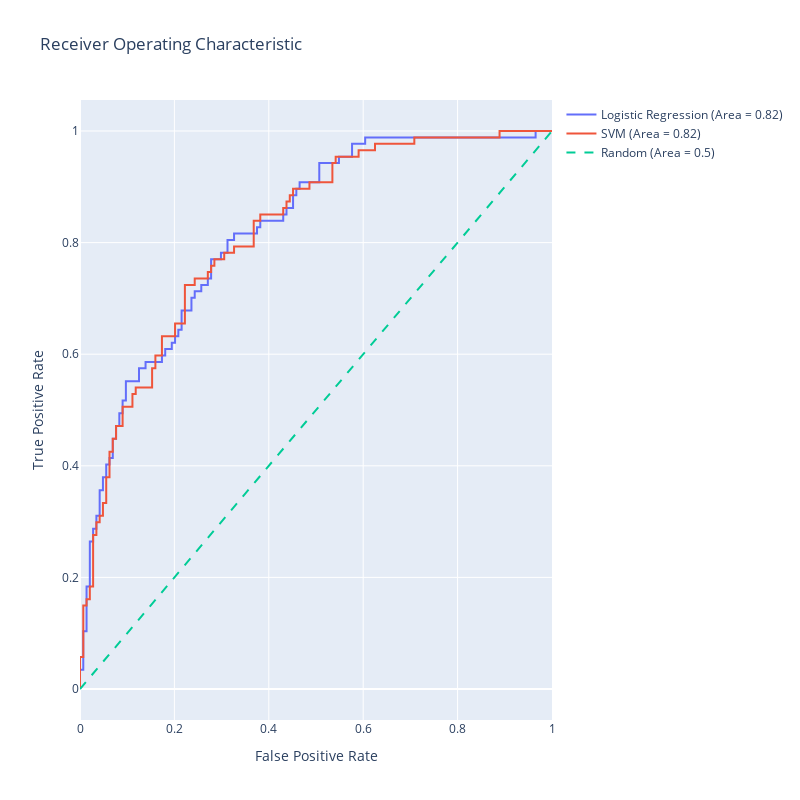

Write notebook code for a chart like this one.
### Code cell
import numpy as np
import plotly.graph_objects as go
from sklearn.linear_model import LogisticRegression
from sklearn.svm import SVC
from sklearn.metrics import roc_curve, roc_auc_score
from sklearn.preprocessing import StandardScaler

# Assuming that X_train, X_test, y_train, y_test are already defined

# SVM requires feature scaling for better performance
scaler = StandardScaler()
X_train_scaled = scaler.fit_transform(X_train)
X_test_scaled = scaler.transform(X_test)

# Logistic Regression model
lr_model = LogisticRegression(max_iter=2000)
lr_model.fit(X_train, y_train)
lr_scores = lr_model.predict_proba(X_test)[:,1]

# SVM model
svm_model = SVC(probability=True)
svm_model.fit(X_train_scaled, y_train)
svm_scores = svm_model.predict_proba(X_test_scaled)[:,1]

# Generate ROC curve data for logistic regression model
lr_fpr, lr_tpr, lr_thresholds = roc_curve(y_test, lr_scores)
lr_auc = roc_auc_score(y_test, lr_scores)

# Generate ROC curve data for SVM model
svm_fpr, svm_tpr, svm_thresholds = roc_curve(y_test, svm_scores)
svm_auc = roc_auc_score(y_test, svm_scores)

# Generate a trace for the Logistic Regression ROC curve
trace0 = go.Scatter(
    x=lr_fpr,
    y=lr_tpr,
    mode='lines',
    name=f'Logistic Regression (Area = {lr_auc:.2f})'
)

# Generate a trace for the SVM ROC curve
trace1 = go.Scatter(
    x=svm_fpr,
    y=svm_tpr,
    mode='lines',
    name=f'SVM (Area = {svm_auc:.2f})'
)

# Diagonal line
trace2 = go.Scatter(
    x=[0, 1], 
    y=[0, 1], 
    mode='lines', 
    name='Random (Area = 0.5)', 
    line=dict(dash='dash')
)

data = [trace0, trace1, trace2]

# Define layout with square aspect ratio
layout = go.Layout(
    title='Receiver Operating Characteristic',
    xaxis=dict(title='False Positive Rate'),
    yaxis=dict(title='True Positive Rate'),
    autosize=False,
    width=800,
    height=800,
    showlegend=True
)

# Define figure and add data
fig = go.Figure(data=data, layout=layout)

# Show figure
fig.show()

### Figure 1 — Plotly figure (JSON) as saved in the notebook; plotly's stock layout.template omitted (floating-point values rounded to 4 significant figures)
{"data": [{"mode": "lines", "name": "Logistic Regression (Area = 0.82)", "type": "scatter", "x": [0, 0, 0, 0.006944, 0.006944, 0.01389, 0.01389, 0.02083, 0.02083, 0.02778, 0.02778, 0.03472, 0.03472, 0.04167, 0.04167, 0.04861, 0.04861, 0.05556, 0.05556, 0.0625, 0.0625, 0.06944, 0.06944, 0.07639, 0.07639, 0.08333, 0.08333, 0.09028, 0.09028, 0.09722, 0.09722, 0.125, 0.125, 0.1389, 0.1389, 0.1736, 0.1736, 0.1806, 0.1806, 0.1944, 0.1944, 0.2014, 0.2014, 0.2083, 0.2083, 0.2153, 0.2153, 0.2361, 0.2361, 0.2431, 0.2431, 0.2569, 0.2569, 0.2708, 0.2708, 0.2778, 0.2778, 0.2986, 0.2986, 0.3125, 0.3125, 0.3264, 0.3264, 0.375, 0.375, 0.3819, 0.3819, 0.4306, 0.4306, 0.4375, 0.4375, 0.4514, 0.4514, 0.4583, 0.4583, 0.4653, 0.4653, 0.5069, 0.5069, 0.5486, 0.5486, 0.5764, 0.5764, 0.6042, 0.6042, 0.9653, 0.9653, 1], "y": [0, 0.01149, 0.03448, 0.03448, 0.1034, 0.1034, 0.1839, 0.1839, 0.2644, 0.2644, 0.2874, 0.2874, 0.3103, 0.3103, 0.3563, 0.3563, 0.3793, 0.3793, 0.4023, 0.4023, 0.4138, 0.4138, 0.4483, 0.4483, 0.4713, 0.4713, 0.4943, 0.4943, 0.5172, 0.5172, 0.5517, 0.5517, 0.5747, 0.5747, 0.5862, 0.5862, 0.5977, 0.5977, 0.6092, 0.6092, 0.6207, 0.6207, 0.6322, 0.6322, 0.6437, 0.6437, 0.6782, 0.6782, 0.7011, 0.7011, 0.7126, 0.7126, 0.7241, 0.7241, 0.7356, 0.7356, 0.7701, 0.7701, 0.7816, 0.7816, 0.8046, 0.8046, 0.8161, 0.8161, 0.8276, 0.8276, 0.8391, 0.8391, 0.8506, 0.8506, 0.8621, 0.8621, 0.8851, 0.8851, 0.8966, 0.8966, 0.908, 0.908, 0.9425, 0.9425, 0.954, 0.954, 0.977, 0.977, 0.9885, 0.9885, 1, 1]}, {"mode": "lines", "name": "SVM (Area = 0.82)", "type": "scatter", "x": [0, 0, 0, 0.006944, 0.006944, 0.01389, 0.01389, 0.02083, 0.02083, 0.02778, 0.02778, 0.03472, 0.03472, 0.04167, 0.04167, 0.04861, 0.04861, 0.05556, 0.05556, 0.0625, 0.0625, 0.06944, 0.06944, 0.07639, 0.07639, 0.09028, 0.09028, 0.1111, 0.1111, 0.1181, 0.1181, 0.1389, 0.1528, 0.1528, 0.1597, 0.1597, 0.1736, 0.1736, 0.2014, 0.2014, 0.2222, 0.2222, 0.2431, 0.2431, 0.2708, 0.2708, 0.2778, 0.2778, 0.2847, 0.2847, 0.3056, 0.3056, 0.3264, 0.3264, 0.3681, 0.3681, 0.3819, 0.3819, 0.4306, 0.4306, 0.4375, 0.4375, 0.4444, 0.4444, 0.4514, 0.4514, 0.4861, 0.4861, 0.5347, 0.5347, 0.5417, 0.5417, 0.5903, 0.5903, 0.625, 0.625, 0.7083, 0.7083, 0.8889, 0.8889, 1], "y": [0, 0.01149, 0.05747, 0.05747, 0.1494, 0.1494, 0.1609, 0.1609, 0.1839, 0.1839, 0.2759, 0.2759, 0.2989, 0.2989, 0.3103, 0.3103, 0.3333, 0.3333, 0.3793, 0.3793, 0.4253, 0.4253, 0.4483, 0.4483, 0.4713, 0.4713, 0.5057, 0.5057, 0.5287, 0.5287, 0.5402, 0.5402, 0.5402, 0.5747, 0.5747, 0.5977, 0.5977, 0.6322, 0.6322, 0.6552, 0.6552, 0.7241, 0.7241, 0.7356, 0.7356, 0.7471, 0.7471, 0.7586, 0.7586, 0.7701, 0.7701, 0.7816, 0.7816, 0.7931, 0.7931, 0.8391, 0.8391, 0.8506, 0.8506, 0.8621, 0.8621, 0.8736, 0.8736, 0.8851, 0.8851, 0.8966, 0.8966, 0.908, 0.908, 0.9425, 0.9425, 0.954, 0.954, 0.9655, 0.9655, 0.977, 0.977, 0.9885, 0.9885, 1, 1]}, {"line": {"dash": "dash"}, "mode": "lines", "name": "Random (Area = 0.5)", "type": "scatter", "x": [0, 1], "y": [0, 1]}], "layout": {"autosize": false, "height": 800, "showlegend": true, "title": {"text": "Receiver Operating Characteristic"}, "width": 800, "xaxis": {"autorange": true, "range": [0, 1], "title": {"text": "False Positive Rate"}, "type": "linear"}, "yaxis": {"autorange": true, "range": [-0.05556, 1.056], "title": {"text": "True Positive Rate"}, "type": "linear"}}}
